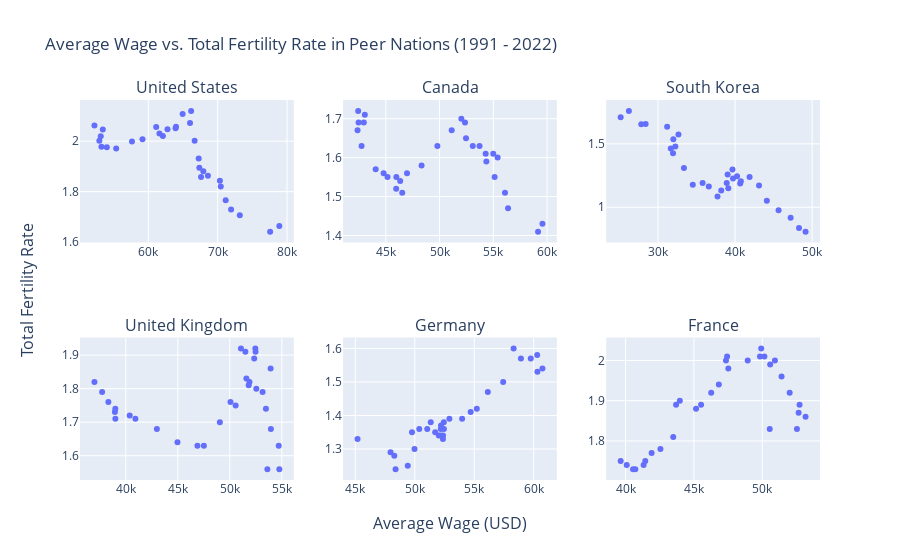

The code cell stored with this chart in its notebook:
### Code cell
# Plot average wages against fertility rates for peer nations over 1991 - 2022
fig = make_subplots(rows=2, cols=3, subplot_titles=("United States", "Canada", "South Korea", "United Kingdom", "Germany", "France"), x_title="Average Wage (USD)", y_title="Total Fertility Rate", ) # Create subplots
fig.add_trace(px.scatter(wages_peers, x="USA", y="United States", trendline="ols", trendline_color_override="red").data[0], row=1, col=1) 
fig.add_trace(px.scatter(wages_peers, x="CAN", y="Canada", trendline="ols", trendline_color_override="red").data[0], row=1, col=2)
fig.add_trace(px.scatter(wages_peers, x="KOR", y="South Korea", trendline="ols", trendline_color_override="red").data[0], row=1, col=3)
fig.add_trace(px.scatter(wages_peers, x="GBR", y="United Kingdom", trendline="ols", trendline_color_override="red").data[0], row=2, col=1)
fig.add_trace(px.scatter(wages_peers, x="DEU", y="Germany", trendline="ols", trendline_color_override="red").data[0], row=2, col=2)
fig.add_trace(px.scatter(wages_peers, x="FRA", y="France", trendline="ols", trendline_color_override="red").data[0], row=2, col=3)
fig.update_layout(title_text='Average Wage vs. Total Fertility Rate in Peer Nations (1991 - 2022)') # Plot title
fig.show()

### Figure 1 — Plotly figure (JSON) as saved in the notebook; plotly's stock layout.template omitted (floating-point values rounded to 4 significant figures)
{"data": [{"hovertemplate": "USA=%{x}<br>United States=%{y}<extra></extra>", "legendgroup": "", "marker": {"color": "#636efa", "symbol": "circle"}, "mode": "markers", "name": "", "orientation": "v", "showlegend": false, "type": "scatter", "x": [52220.0, 53430.0, 53130.0, 52930.0, 53231, 54010.0, 55360.0, 57640.0, 59160.0, 61130.0, 61600.0, 62100.0, 62760.0, 63930.0, 63990.0, 64945, 66174, 66011, 66673, 67263, 67353, 67928, 67604, 68591, 70320, 70446, 71157, 71937, 73194, 77567, 78890.0, 77460.0], "xaxis": "x", "y": [2.062, 2.046, 2.019, 2.002, 1.978, 1.976, 1.971, 1.999, 2.007, 2.056, 2.03, 2.021, 2.047, 2.051, 2.057, 2.108, 2.12, 2.072, 2.002, 1.931, 1.895, 1.881, 1.857, 1.863, 1.843, 1.821, 1.766, 1.73, 1.706, 1.641, 1.664, null], "yaxis": "y"}, {"hovertemplate": "CAN=%{x}<br>Canada=%{y}<extra></extra>", "legendgroup": "", "marker": {"color": "#636efa", "symbol": "circle"}, "mode": "markers", "name": "", "orientation": "v", "showlegend": false, "type": "scatter", "x": [42430.0, 43050.0, 42950.0, 42460.0, 42369, 42750.0, 44050.0, 44790.0, 45160.0, 46530.0, 46340.0, 45960.0, 45980.0, 46970.0, 48330.0, 49797, 51127, 52025, 52363, 52457, 53088, 53717, 54286, 54995, 55400, 54350, 55122, 56083, 56370, 59160, 59570.0, 59050.0], "xaxis": "x2", "y": [1.72, 1.71, 1.69, 1.69, 1.67, 1.63, 1.57, 1.56, 1.55, 1.51, 1.54, 1.52, 1.55, 1.56, 1.58, 1.63, 1.67, 1.7, 1.69, 1.65, 1.63, 1.63, 1.61, 1.61, 1.6, 1.59, 1.55, 1.51, 1.47, 1.41, 1.43, null], "yaxis": "y2"}, {"hovertemplate": "KOR=%{x}<br>South Korea=%{y}<extra></extra>", "legendgroup": "", "marker": {"color": "#636efa", "symbol": "circle"}, "mode": "markers", "name": "", "orientation": "v", "showlegend": false, "type": "scatter", "x": [25150.0, 26210.0, 27830.0, 28390.0, 31180, 32650.0, 31980.0, 31650.0, 31940.0, 32240.0, 33360.0, 34510.0, 35780.0, 36590.0, 37720.0, 38204, 39031, 38914, 39116, 39730, 40252, 39660, 40661, 40746, 41878, 43106, 44119, 45640, 47207, 48294, 49140.0, 48920.0], "xaxis": "x3", "y": [1.71, 1.76, 1.654, 1.656, 1.634, 1.574, 1.537, 1.464, 1.425, 1.48, 1.309, 1.178, 1.191, 1.164, 1.085, 1.132, 1.259, 1.192, 1.149, 1.226, 1.244, 1.297, 1.187, 1.205, 1.239, 1.172, 1.052, 0.977, 0.918, 0.837, 0.808, null], "yaxis": "y3"}, {"hovertemplate": "GBR=%{x}<br>United Kingdom=%{y}<extra></extra>", "legendgroup": "", "marker": {"color": "#636efa", "symbol": "circle"}, "mode": "markers", "name": "", "orientation": "v", "showlegend": false, "type": "scatter", "x": [36980.0, 37720.0, 38320.0, 38990.0, 38995, 38950.0, 40370.0, 40920.0, 42980.0, 44970.0, 46890.0, 47510.0, 49040.0, 50560.0, 50070.0, 51890, 53926, 52475, 52346, 52455, 51497, 51070, 51594, 51816, 52549, 53156, 53471, 53950, 54703, 53612, 54760.0, 53990.0], "xaxis": "x4", "y": [1.82, 1.79, 1.76, 1.74, 1.71, 1.73, 1.72, 1.71, 1.68, 1.64, 1.63, 1.63, 1.7, 1.75, 1.76, 1.82, 1.86, 1.91, 1.89, 1.92, 1.91, 1.92, 1.83, 1.81, 1.8, 1.79, 1.74, 1.68, 1.63, 1.56, 1.56, null], "yaxis": "y4"}, {"hovertemplate": "DEU=%{x}<br>Germany=%{y}<extra></extra>", "legendgroup": "", "marker": {"color": "#636efa", "symbol": "circle"}, "mode": "markers", "name": "", "orientation": "v", "showlegend": false, "type": "scatter", "x": [45190.0, 47970.0, 48280.0, 48390.0, 49414, 49980.0, 49770.0, 50380.0, 51050.0, 51340.0, 51720.0, 52020.0, 52200.0, 52190.0, 52380.0, 52367, 52208, 52442, 52453, 52912, 53980, 54699, 55215, 56141, 57431, 58311, 58924, 59750, 60732, 60309, 60290.0, 58940.0], "xaxis": "x5", "y": [1.33, 1.29, 1.28, 1.24, 1.25, 1.3, 1.35, 1.36, 1.36, 1.38, 1.35, 1.34, 1.34, 1.36, 1.34, 1.33, 1.37, 1.38, 1.36, 1.39, 1.39, 1.41, 1.42, 1.47, 1.5, 1.6, 1.57, 1.57, 1.54, 1.53, 1.58, null], "yaxis": "y5"}, {"hovertemplate": "FRA=%{x}<br>France=%{y}<extra></extra>", "legendgroup": "", "marker": {"color": "#636efa", "symbol": "circle"}, "mode": "markers", "name": "", "orientation": "v", "showlegend": false, "type": "scatter", "x": [39640.0, 40080.0, 40540.0, 40710.0, 41318, 41440.0, 41900.0, 42550.0, 43490.0, 43690.0, 43970.0, 45160.0, 45520.0, 46270.0, 46820.0, 47347, 47520, 47429, 48938, 49926, 49836, 50159, 50581, 50929, 51415, 52010, 52732, 52664, 53172, 50550, 52540.0, 52760.0], "xaxis": "x6", "y": [1.75, 1.74, 1.73, 1.73, 1.74, 1.75, 1.77, 1.78, 1.81, 1.89, 1.9, 1.88, 1.89, 1.92, 1.94, 2, 1.98, 2.01, 2, 2.03, 2.01, 2.01, 1.99, 2, 1.96, 1.92, 1.89, 1.87, 1.86, 1.83, 1.83, null], "yaxis": "y6"}], "layout": {"annotations": [{"font": {"size": 16}, "showarrow": false, "text": "United States", "x": 0.1444, "xanchor": "center", "xref": "paper", "y": 1, "yanchor": "bottom", "yref": "paper"}, {"font": {"size": 16}, "showarrow": false, "text": "Canada", "x": 0.5, "xanchor": "center", "xref": "paper", "y": 1, "yanchor": "bottom", "yref": "paper"}, {"font": {"size": 16}, "showarrow": false, "text": "South Korea", "x": 0.8556, "xanchor": "center", "xref": "paper", "y": 1, "yanchor": "bottom", "yref": "paper"}, {"font": {"size": 16}, "showarrow": false, "text": "United Kingdom", "x": 0.1444, "xanchor": "center", "xref": "paper", "y": 0.375, "yanchor": "bottom", "yref": "paper"}, {"font": {"size": 16}, "showarrow": false, "text": "Germany", "x": 0.5, "xanchor": "center", "xref": "paper", "y": 0.375, "yanchor": "bottom", "yref": "paper"}, {"font": {"size": 16}, "showarrow": false, "text": "France", "x": 0.8556, "xanchor": "center", "xref": "paper", "y": 0.375, "yanchor": "bottom", "yref": "paper"}, {"font": {"size": 16}, "showarrow": false, "text": "Average Wage (USD)", "x": 0.5, "xanchor": "center", "xref": "paper", "y": 0, "yanchor": "top", "yref": "paper", "yshift": -30}, {"font": {"size": 16}, "showarrow": false, "text": "Total Fertility Rate", "textangle": -90, "x": 0, "xanchor": "right", "xref": "paper", "xshift": -40, "y": 0.5, "yanchor": "middle", "yref": "paper"}], "title": {"text": "Average Wage vs. Total Fertility Rate in Peer Nations (1991 - 2022)"}, "xaxis": {"anchor": "y", "domain": [0, 0.2889]}, "xaxis2": {"anchor": "y2", "domain": [0.3556, 0.6444]}, "xaxis3": {"anchor": "y3", "domain": [0.7111, 1]}, "xaxis4": {"anchor": "y4", "domain": [0, 0.2889]}, "xaxis5": {"anchor": "y5", "domain": [0.3556, 0.6444]}, "xaxis6": {"anchor": "y6", "domain": [0.7111, 1]}, "yaxis": {"anchor": "x", "domain": [0.625, 1]}, "yaxis2": {"anchor": "x2", "domain": [0.625, 1]}, "yaxis3": {"anchor": "x3", "domain": [0.625, 1]}, "yaxis4": {"anchor": "x4", "domain": [0, 0.375]}, "yaxis5": {"anchor": "x5", "domain": [0, 0.375]}, "yaxis6": {"anchor": "x6", "domain": [0, 0.375]}}}
